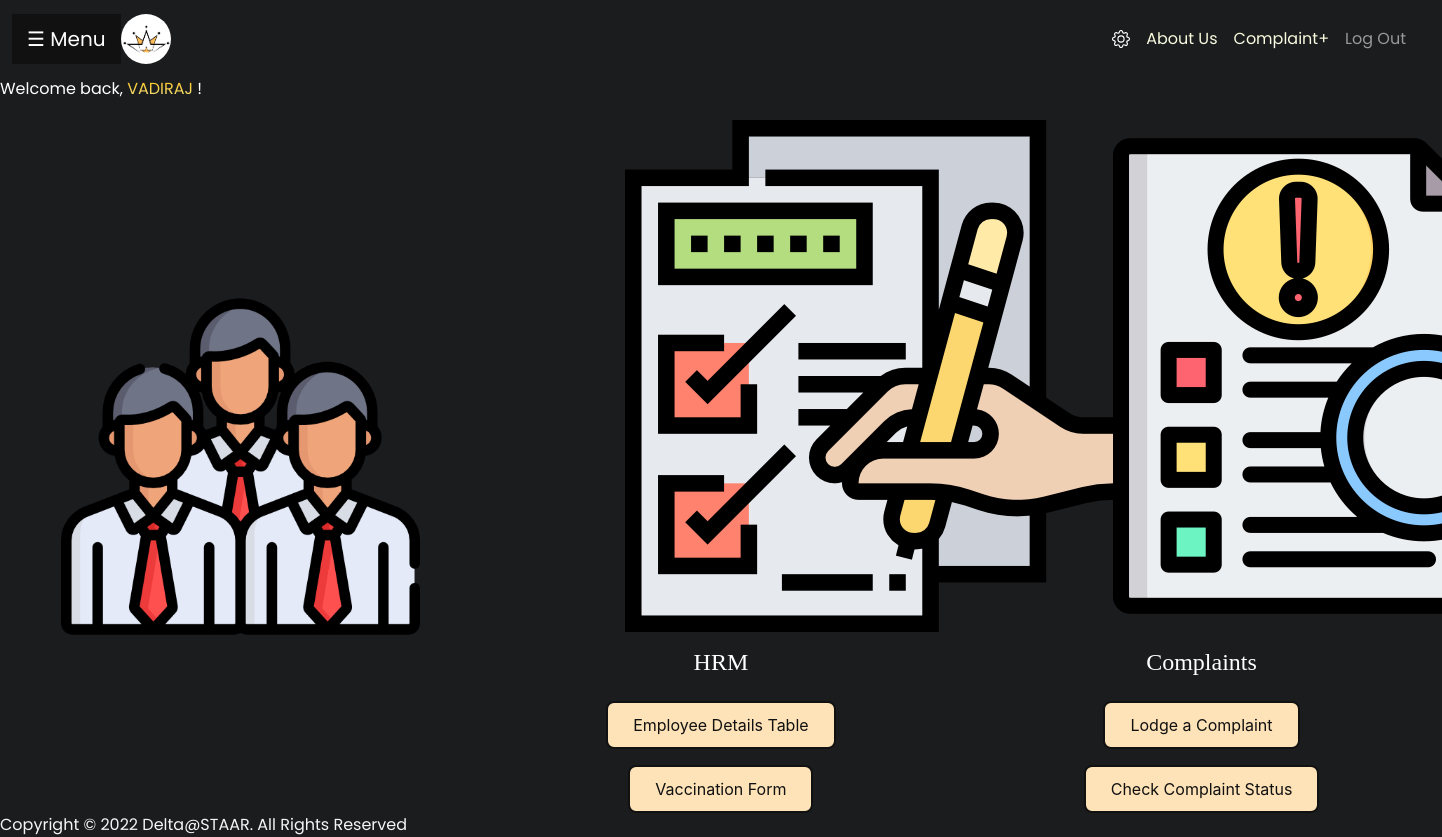
Page /views/dashboard.php (signed in) on the earlier database version.
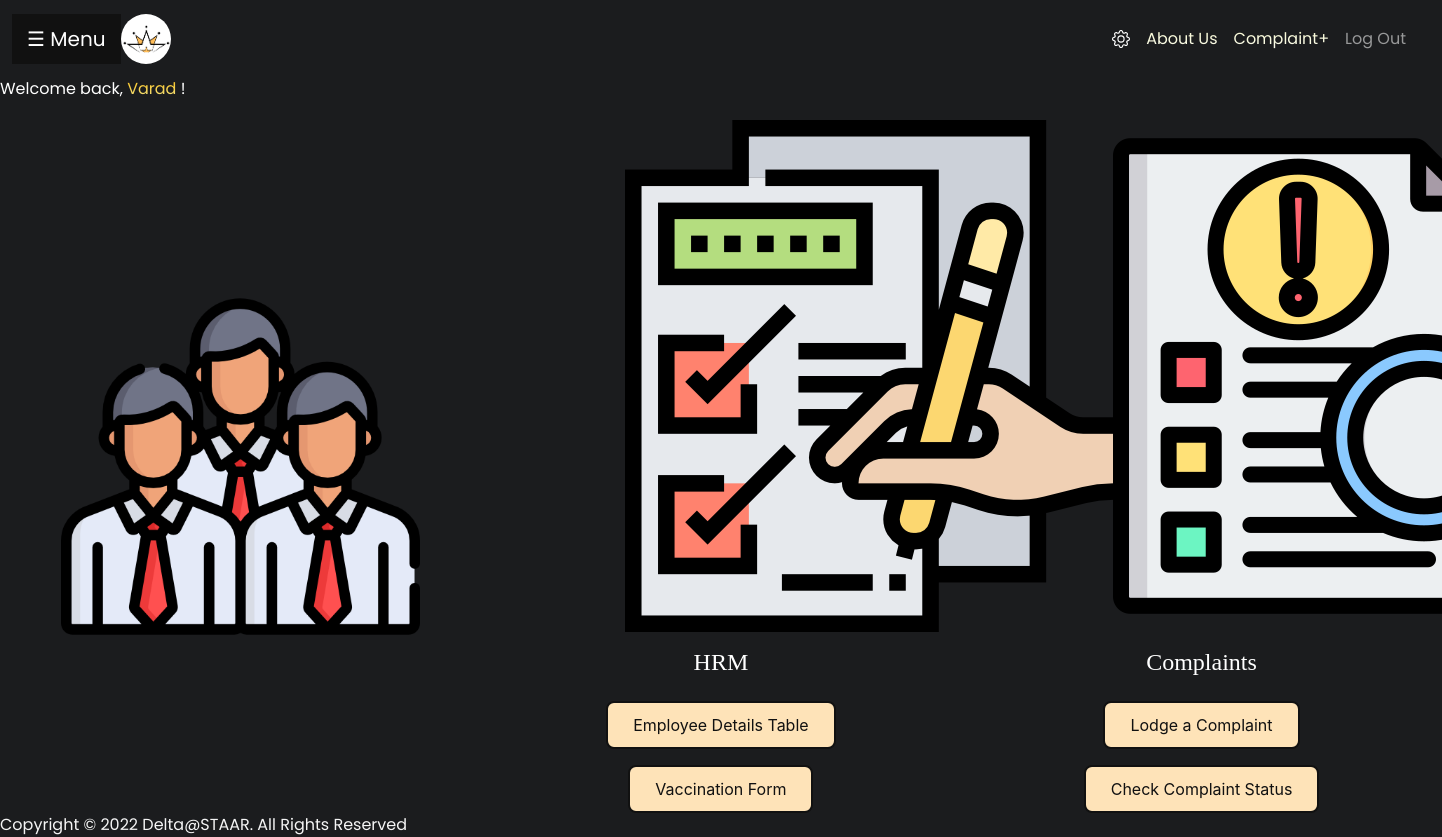
Same page on the later database version.
### tables this page shows
CREATE TABLE `employee` (
  `emp_id` int(11) NOT NULL,
  `emp_code` varchar(10) NOT NULL,
  `fname` varchar(50) NOT NULL,
  `mname` varchar(50) NOT NULL,
  `lname` varchar(50) NOT NULL,
  `designation` int(11) NOT NULL,
  `dob` date NOT NULL,
  `contact` varchar(15) DEFAULT NULL,
  `address` varchar(100) NOT NULL,
  `state` varchar(20) NOT NULL,
  `country` varchar(20) NOT NULL,
  `pincode` int(11) NOT NULL,
  `email` varchar(255) DEFAULT NULL,
  `department` int(11) DEFAULT NULL,
  `blood_group` varchar(4) DEFAULT NULL,
  `joining_date` date DEFAULT NULL,
  `aadhaar_number` varchar(16) DEFAULT NULL,
  `salary` float DEFAULT NULL,
  `room_id` int(11) DEFAULT NULL,
  `role` int(11) DEFAULT NULL
);

### views/dashboard.php (the view, shortened to what this page needs)
<?php
require "../controllers/includes/common.php";
$emp = mysqli_query($conn, "select * from employee where emp_id='{$_SESSION['emp_id']}'");
$emp_details = mysqli_fetch_array($emp);
$isSecurity = 0;
$isSuperadmin = 0;
$isTechnician = 0;
?>
<!DOCTYPE html>
<html>
<head>
    <link rel="stylesheet" href="https://cdn.jsdelivr.net/npm/bootstrap-icons@1.10.3/font/bootstrap-icons.css">
    <link href="https://cdn.jsdelivr.net/npm/bootstrap@5.2.3/dist/css/bootstrap.min.css" rel="stylesheet"
>
    <link rel="stylesheet" href="https://unpkg.com/tachyons@4.12.0/css/tachyons.min.css" />
    <link rel="stylesheet" href="../css/sidebar.css">
    <link rel="stylesheet" href="../css/technician.css">
    <link rel="stylesheet" href="../css/securityDashboard.css">
    <link rel="stylesheet" href="../css/employeeDashboard.css">
    <link rel="stylesheet" href="../css/style1.css">
    <link rel="stylesheet" href="../css/overlay.css">
    <link rel="stylesheet" href="https://unpkg.com/tachyons@4.12.0/css/tachyons.min.css" />
</head>
<body class="bgcolor">
    <?php
    include '../controllers/includes/sidebar.php';
    ?>
    <div id="main">
        <?php
        include '../controllers/includes/navbar.php';
        ?>
        <div class="tc f1 lh-title txt7">
            Welcome back,
            <span class="spr">
                <?php echo $emp_details['fname']; ?>
            </span>!
        </div>
        <?php
        if ($isSuperadmin)
            include '../controllers/includes/superadmin.php';
        else if ($isTechnician)
            include '../controllers/includes/technician.php';
        else if ($isSecurity)
            include '../controllers/includes/employee.php';
        else
            include '../controllers/includes/employee.php';
        ?>
        <footer class="tc f3 lh-copy mt4">Copyright &copy; 2022 Delta@STAAR. All Rights Reserved</footer>
    </div>
</body>
</html>

### controllers/includes/sidebar.php (shortened to what this page needs)
<!DOCTYPE html>
<html lang="en">
<head>
    <link rel="stylesheet" href="../../css/sidebar.css">
    <link rel="stylesheet" href="../../css/form.css">
    <link rel="stylesheet" href="../../css/style1.css">
    <link href="https://cdn.jsdelivr.net/npm/bootstrap@5.2.3/dist/css/bootstrap.min.css" rel="stylesheet"
>
    <link rel="stylesheet" href="https://cdn.jsdelivr.net/npm/bootstrap-icons@1.10.3/font/bootstrap-icons.css">
    <link rel="stylesheet" href="https://unpkg.com/tachyons@4.12.0/css/tachyons.min.css" />
</head>
<body style="background-color: #1b1c1e;">
</body>
</html>

### controllers/includes/navbar.php (shortened to what this page needs)
<?php
$link = "";
?>
<nav class="navbar navbar-expand-lg navbar-dark f3 lh-copy pa3 fw4">
    <div class="container-fluid">
        <button class="openbtn" onclick="openNav()">&#9776; Menu</button>
        <a class="navbar-brand" href="#">
            <img src="../<?php echo $link; ?>images/logo-no-name.png" height="50px" alt="Deltin Logo"
                class="d-inline-block align-text-top" style="border-radius: 50px;">
        </a>
        <div class="offcanvas offcanvas-end text-bg-dark" tabindex="-1" id="offcanvasNavbar"
            aria-labelledby="offcanvasNavbarLabel">
            <?php if (!isset($_SESSION['emp_id'])) { ?>
                <div class="offcanvas-body">
                    <ul class="navbar-nav justify-content-end flex-grow-1 pe-3">
                        <!--
                            <li class="nav-item">
                                <a class="nav-link active" href="../../views/dashboard.php">Home</a>
                            </li>
                        -->
                        <li class="nav-item">
                            <a class="nav-link active" href="../../views/aboutus.html">About Us</a>
                        </li>
                        <li class="nav-item">
                            <a class="nav-link active" href="../../views/complaint/complaint.php">Complaints+</a>
                        </li>
                        <li class="nav-item">
                            <a class="nav-link active1" href="../../views/login.php">LogIn</a>
                        </li>
                    </ul>
                </div>
            <?php } else { ?>
                <div class="offcanvas-body">
                    <ul class="navbar-nav justify-content-end flex-grow-1 pe-3">
                        <?php
                        if (basename($_SERVER['PHP_SELF'], '.php') == "dashboard") { ?>
                            <li class="nav-item">
                                <div class="dropdown">
                                    <a class="nav-link active " id="dropdownMenuButton" aria-haspopup="true"
                                        aria-expanded="false" aria-current="page" href="#" data-toggle="dropdown"
                                        data-placement="bottom" title="Configure">
                                    </a>
                                </div>
                            </li>
                            <li class="nav-item">
                                <a class="nav-link active" href="../views/aboutus.html">About Us</a>
                            </li>
                            <li class="nav-item">
                                <a class="nav-link active" href="../views/complaint/complaint.php">Complaint+</a>
                            </li>
                        <?php } ?>
                        <li class="nav-item">
                            <a class="nav-link active1" id="adminlogin"
                                href="../<?php echo $link; ?>controllers/logout.php">Log Out</a>
                        </li>
                    </ul>
                </div>
            <?php } ?>
        </div>
    </div>
</nav>

### controllers/includes/employee.php (shortened to what this page needs)
<div class="containerrr">
    <div class="one">
        <?php if ($isSecurity): ?>
            <div class="security-logo">
                <img src="../images/guard.png" alt="security_logo" width="80%">
            </div>
        <?php else: ?>
            <div class="employee-logo">
                <img src="../images/employee.png" alt="employee_logo" width="80%">
            </div>
        <?php endif ?>
    </div>
    <?php if ($isSecurity): ?>
        <div class="two">
            <div class="head-icon">
                <img src="../images/calender.png" alt="calender_logo">
            </div>
            <div class="links">
                <h4>Employee<span style="font-family:'Courier New', Courier, monospace;">/</span>Vistor Log</h4>
                <div class="button-con">
                    <a href="../views/security/visitor.php">
                        <button class="button-56" role="button">Visitor Log Form</button>
                    </a>
                </div>
                <div class="button-con">
                    <a href="../views/security/visitor_log_table.php">
                        <button class="button-56" role="button">Visitor Log Table</button>
                    </a>
                </div>
                <div class="button-con">
                    <a href="../views/security/employee_outing.php">
                        <button class="button-56" role="button">Add Employee Outing</button>
                    </a>
                </div>
                <div class="button-con">
                    <a href="../views/security/employee_outing_table.php">
                        <button class="button-56" role="button">Employee Outing Table</button>
                    </a>
                </div>
            </div>
        </div>
    <?php else: ?>
        <div class="two">
            <div class="head-icon">
                <img src="../images/checklistHand.png" alt="forms_logo">
            </div>
            <div class="links">
                <h4>HRM</h4>
                <div class="button-con">
                    <a href="../views/hrm/employee_table.php">
                        <button class="button-56" role="button">Employee Details Table</button>
                    </a>
                </div>
                <div class="button-con">
                    <a href="../views/accomodation/accomodation_table.php">
                        <button class="button-56" role="button">Vaccination Form</button>
                    </a>
                </div>
            </div>
        </div>
    <?php endif ?>
    <div class="three">
        <div class="head-icon">
            <img src="../images/complaint_icon.png" alt="complaint_logo">
        </div>
        <div class="links">
            <h4>Complaints</h4>
            <div class="button-con">
                <a href="../views/complaint/complaint.php">
                    <button class="button-56" role="button">Lodge a Complaint</button>
                </a>
            </div>
            <div class="button-con">
                <a href="../views/complaint/complaint_table.php">
                    <button class="button-56" role="button">Check Complaint Status</button>
                </a>
            </div>
        </div>
    </div>
</div>

### css/sidebar.css (style rules this page uses)
.navbar-brand { text-align: center; display: inline-table; position: relative; }
.openbtn { font-size: 20px; cursor: pointer; background-color: #111; color: white; padding: 10px 15px; border: none; }
#main { transition: margin-left 0.4s; }

### css/technician.css (style rules this page uses)
.button-con { display: flex; justify-content: center; align-items: center; padding-top: 1rem; }
.button-56 { align-items: center; background-color: #ffdfcf; border: 2px solid #111; border-radius: 8px; box-sizing: border-box; color: #111; cursor: pointer; display: flex; font-family: Inter, sans-serif; font-size: 16px; height: 48px; justify-content: center; line-height: 24px; max-width: 100%; padding: 0 25px; position: relative; text-align: center; text-decoration: none; user-select: none; -webkit-user-select: none; touch-action: manipulation; }
.button-56:after { background-color: #111; border-radius: 8px; content: ""; display: block; height: 48px; left: 0; width: 100%; position: absolute; top: -2px; transform: translate(8px, 8px); transition: transform .2s ease-out; z-index: -1; }

### css/securityDashboard.css (style rules this page uses)
h4 { font-family: Seasons; }
.head-icon { display: flex; width: 40%; }
.button-56 { align-items: center; background-color: #fee3b8; border: 2px solid #111; border-radius: 8px; box-sizing: border-box; color: #111; cursor: pointer; display: flex; font-family: Inter, sans-serif; font-size: 16px; height: 48px; justify-content: center; line-height: 24px; max-width: 100%; padding: 0 25px; position: relative; text-align: center; text-decoration: none; user-select: none; -webkit-user-select: none; touch-action: manipulation; }
.button-56:after { background-color: #111; border-radius: 8px; content: ""; display: block; height: 48px; left: 0; width: 100%; position: absolute; top: -2px; transform: translate(8px, 8px); transition: transform .2s ease-out; z-index: -1; }

### css/employeeDashboard.css (style rules this page uses)
h4 { padding-top: 1rem; font-family: Seasons; }
.containerrr { display: flex !important; flex-direction: row; padding-top: 1.2rem; text-align: center; }
.one, .two, .three { display: flex !important; align-items: center; width: 33.33%; }
.employee-logo { padding: 1rem; }
.two, .three { flex-direction: column; }
.head-icon { display: flex; width: 40%; }

### css/style1.css (style rules this page uses)
.bgcolor { font-family: 'Bungee Spice', cursive; font-family: 'Poppins', sans-serif; background-color: #1b1c1e; color: white; }
.active { background: -webkit-linear-gradient(#f5f5c4, #fdfff9); -webkit-background-clip: text; -webkit-text-fill-color: transparent; }
.spr { background: -webkit-linear-gradient(#FEBE10, #F0E68C); -webkit-background-clip: text; -webkit-text-fill-color: transparent; }
a:link { text-decoration: none; }
footer { color: whitesmoke; }

### css/form.css (style rules this page uses)
*, body, .b { font-family: 'Poppins', sans-serif; font-weight: 400; -webkit-font-smoothing: antialiased; text-rendering: optimizeLegibility; -moz-osx-font-smoothing: grayscale; }
html, body, .b { height: 100%; background-color: #1b1c1e; }
nav { font-family: poppins; }
.active { background: -webkit-linear-gradient(#f5f5c4, #fdfff9); -webkit-background-clip: text; background-clip: text; -webkit-text-fill-color: transparent; }
.active1 { color: black; border-radius: 10px; }

Differences in the rows shown:
changed employee: fname "VADIRAJ" → "Varad"
